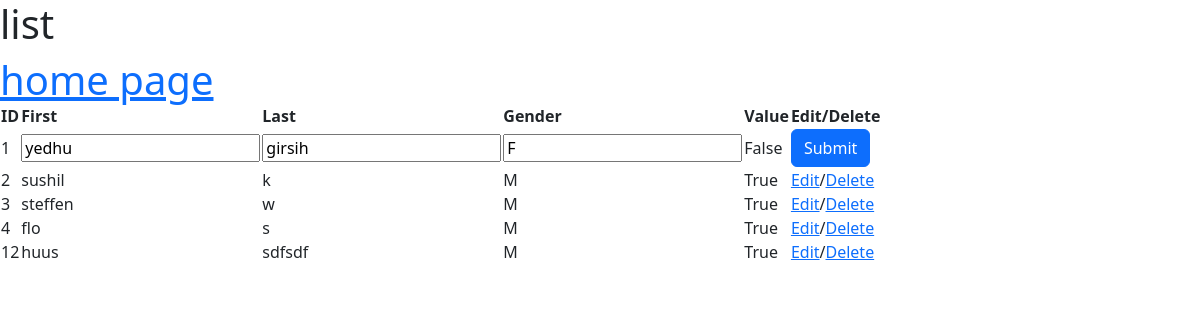
Screenshot of /edit/1 with the database file from the repository.
### hello_app/models.py (models this page shows)
class Basicinfo(models.Model):
    f_name = models.CharField(max_length=50)
    l_name = models.CharField(max_length=50)
    gender = models.CharField(max_length=5,default='M')
    value = models.BooleanField()

### hello_app/views.py (the view)
# urls.py: path('edit/<pk>', views.editnew, name='edit'),
def editnew(request,pk):
    if(request.POST):
        instance = Basicinfo.objects.get(pk=pk)
        instance.f_name = request.POST.get('f_name', request.POST.get('f_name_original'))
        instance.l_name = request.POST.get('l_name', request.POST.get('l_name_original'))
        instance.gender = request.POST.get('gender', request.POST.get('gender_original'))
        if(instance.gender == "M"):
            instance.value = True
        else:
            instance.value = False
        instance.save()
        data_set = Basicinfo.objects.all()
        return redirect('list')
    else:
        instance= Basicinfo.objects.get(pk=pk)
        all_data= Basicinfo.objects.all()
        return render(request,'list.html',{'data':instance,'id_value':instance.id,'all_data':all_data,'selected':True})

### templates/list.html (shortened to what this page needs)
<h1> list <h1>
{%  include 'home.html' %}
<head>
  <link rel="stylesheet" type="text/css" href="https://cdn.datatables.net/1.11.5/css/jquery.dataTables.css">
</head>
{% load bootstrap5 %}
{% bootstrap_css %}
<table id="example"  class="display">
    <thead>
      <tr>
        <th scope="col">ID</th>
        <th scope="col">First</th>
        <th scope="col">Last</th>
        <th scope="col">Gender</th>
        <th scope="col">Value</th>
        <th scope="col">Edit/Delete</th>
      </tr>
    </thead>
    <tbody>
      {% for obj in all_data %}
      {% if obj.id == id_value %}
         <tr id="{{ obj.id }}">
            <form method="POST" enctype="multipart/form-data">
                <td>{{ obj.id }}</td>
                <td><input type="text" name="f_name" value="{{ obj.f_name }}"></td>
                <td><input type="text" name="l_name" value="{{ obj.l_name }}"></td>
                <td><input type="text" name="gender" value="{{ obj.gender }}"></td>
                {% if obj.gender == 'M' %}
                     <td>True</td>
                {% else %}
                     <td>False</td>
                {% endif %}
                <td>{% bootstrap_button button_type="submit" content="Submit" extra_classes="custom-button" %}
                </td>
            </form>
        </tr>
       {% else %}
         <tr id="{{ obj.id }}">
              <td>{{ obj.id }}</td>
              <td>{{ obj.f_name }}</td>
              <td>{{ obj.l_name }}</td>
              <td>{{ obj.gender }}</td>
              <td>{{ obj.value }}</td>
              <td><a href="{% url 'edit' obj.id %}">Edit</a>/<a href="{% url 'delete' obj.id %}">Delete</a></td>
         </tr>
        {% endif %}
      {% endfor %}
    </tbody>
  </table>

### rows the page displays
Basicinfo: id "1", f_name "yedhu", l_name "girsih", gender "F", shows "False", bootstrap_button "Submit"
Basicinfo: id "2", f_name "sushil", l_name "k", gender "M", value "True"
Basicinfo: id "3", f_name "steffen", l_name "w", gender "M", value "True"
Basicinfo: id "4", f_name "flo", l_name "s", gender "M", value "True"
Basicinfo: id "12", f_name "huus", l_name "sdfsdf", gender "M", value "True"
